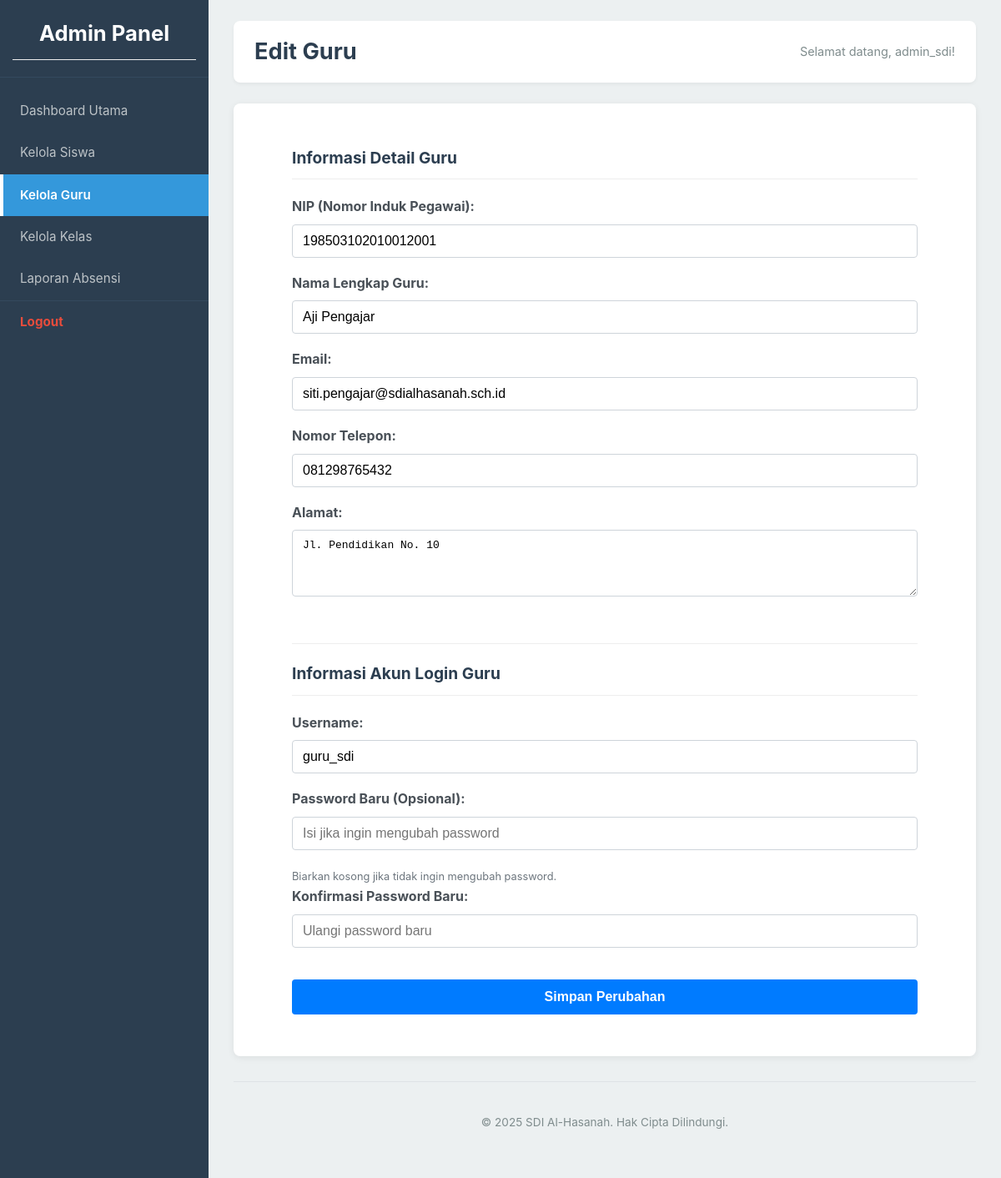
Screenshot of /public/admin/index.php?page=edit_guru&id=1 (signed in) with the database file from the repository.
### tables this page shows
CREATE TABLE `guru` (
  `guru_id` int(11) NOT NULL,
  `user_id` int(11) NOT NULL,
  `nip` varchar(30) DEFAULT NULL,
  `nama_lengkap` varchar(100) NOT NULL,
  `email` varchar(100) DEFAULT NULL,
  `nomor_telepon` varchar(20) DEFAULT NULL,
  `alamat` text DEFAULT NULL,
  `created_at` timestamp NOT NULL DEFAULT current_timestamp(),
  `updated_at` timestamp NOT NULL DEFAULT current_timestamp() ON UPDATE current_timestamp()
);

CREATE TABLE `users` (
  `user_id` int(11) NOT NULL,
  `username` varchar(50) NOT NULL,
  `password_hash` varchar(255) NOT NULL,
  `role` enum('Admin','Guru') NOT NULL,
  `created_at` timestamp NOT NULL DEFAULT current_timestamp(),
  `updated_at` timestamp NOT NULL DEFAULT current_timestamp() ON UPDATE current_timestamp()
);

### public/admin/pages/edit_guru_content.php (the view, shortened to what this page needs)
<?php
global $conn;
$guru = [];
if (isset($_GET['id']) && is_numeric($_GET['id'])) {
    $guru_id_to_edit = (int)$_GET['id'];
    $stmt_guru_data = $conn->prepare("SELECT g.guru_id, g.user_id, g.nip, g.nama_lengkap, g.email, g.nomor_telepon, g.alamat, u.username
                                      FROM Guru g
                                      JOIN Users u ON g.user_id = u.user_id
                                      WHERE g.guru_id = ?");
    if ($stmt_guru_data) {
        $stmt_guru_data->bind_param("i", $guru_id_to_edit);
        $stmt_guru_data->execute();
        $result_guru_data = $stmt_guru_data->get_result();
        if ($result_guru_data->num_rows === 1) {
            $guru = $result_guru_data->fetch_assoc();
        } else {
            $_SESSION['message'] = "<div class='info-message error'>Data guru tidak ditemukan.</div>";
            echo "<script>window.location.href='index.php?page=kelola_guru';</script>";
            exit();
        }
    } else {
        echo "<div class='info-message error'>Gagal mempersiapkan query data guru: " . htmlspecialchars($conn->error) . "</div>";
        return;
    }
} else {
    echo "<div class='info-message error'>ID Guru tidak valid atau tidak disediakan.</div>";
    return;
}
?>
<div class="form-container">
    <form action="proses_edit_guru.php" method="POST">
        <h3>Informasi Detail Guru</h3>
        <div>
            <label for="nip">NIP (Nomor Induk Pegawai):</label>
            <input type="text" id="nip" name="nip" value="<?php echo htmlspecialchars($guru['nip'] ?? ''); ?>" placeholder="Opsional">
        </div>
        <div>
            <label for="nama_lengkap">Nama Lengkap Guru:</label>
            <input type="text" id="nama_lengkap" name="nama_lengkap" value="<?php echo htmlspecialchars($guru['nama_lengkap'] ?? ''); ?>" required>
        </div>
        <div>
            <label for="email">Email:</label>
            <input type="email" id="email" name="email" value="<?php echo htmlspecialchars($guru['email'] ?? ''); ?>" placeholder="Opsional, contoh: guru@sekolah.com">
        </div>
        <div>
            <label for="nomor_telepon">Nomor Telepon:</label>
            <input type="text" id="nomor_telepon" name="nomor_telepon" value="<?php echo htmlspecialchars($guru['nomor_telepon'] ?? ''); ?>" placeholder="Opsional, contoh: 08123456789">
        </div>
        <div>
            <label for="alamat">Alamat:</label>
            <textarea id="alamat" name="alamat" placeholder="Opsional"><?php echo htmlspecialchars($guru['alamat'] ?? ''); ?></textarea>
        </div>
        <h3 style="margin-top: 30px; border-top: 1px solid #eee; padding-top:20px;">Informasi Akun Login Guru</h3>
        <div>
            <label for="username">Username:</label>
            <input type="text" id="username" name="username" value="<?php echo htmlspecialchars($guru['username'] ?? ''); ?>" required placeholder="Untuk login guru">
        </div>
        <div>
            <label for="password_baru">Password Baru (Opsional):</label>
            <input type="password" id="password_baru" name="password_baru" placeholder="Isi jika ingin mengubah password">
            <small>Biarkan kosong jika tidak ingin mengubah password.</small>
        </div>
        <div>
            <label for="konfirmasi_password_baru">Konfirmasi Password Baru:</label>
            <input type="password" id="konfirmasi_password_baru" name="konfirmasi_password_baru" placeholder="Ulangi password baru">
        </div>
        <div style="margin-top: 20px;">
            <button type="submit" name="submit_edit_guru">Simpan Perubahan</button>
        </div>
    </form>
</div>

### public/css/style.css (style rules this page uses)
html, body { height: 100%; margin: 0; padding: 0; font-family: -apple-system, BlinkMacSystemFont, "Segoe UI", Roboto, "Helvetica Neue", Arial, sans-serif; background-color: #f4f7f6; color: #333; line-height: 1.6; }
.login-container, .form-container { background-color: #fff; padding: 25px 30px; border-radius: 8px; box-shadow: 0 4px 12px rgba(0, 0, 0, 0.1); width: 100%; max-width: 400px; margin: 20px; }
.content-area .form-container { max-width: 750px; margin: 0 auto; box-shadow: none; }
h1, h2, h3, h4 { color: #2c3e50; margin-top: 0; margin-bottom: 20px; }
h3 { font-size: 1.2em; border-bottom: 1px solid #eee; padding-bottom: 10px; }
label { display: block; margin-bottom: 8px; font-weight: bold; color: #495057; }
input[type="text"], input[type="password"], input[type="date"], input[type="email"], input[type="file"], select, textarea { width: 100%; padding: 10px 12px; margin-bottom: 18px; border: 1px solid #ced4da; border-radius: 4px; box-sizing: border-box; font-size: 1em; transition: border-color 0.2s ease, box-shadow 0.2s ease; }
textarea { min-height: 80px; resize: vertical; }
small { font-size: 0.8em; color: #6c757d; }
button, input[type="submit"] { width: 100%; padding: 12px 15px; background-color: #007bff; color: white; border: none; border-radius: 4px; cursor: pointer; font-size: 1em; font-weight: bold; transition: background-color 0.3s ease; }

### rows the page displays
guru: nip "198503102010012001", nama_lengkap "Aji Pengajar", email "siti.pengajar@sdialhasanah.sch.id", nomor_telepon "081298765432", alamat "Jl. Pendidikan No. 10", username "guru_sdi"

### other values shown
$page_title "Edit Guru"
$admin_username "admin_sdi"
